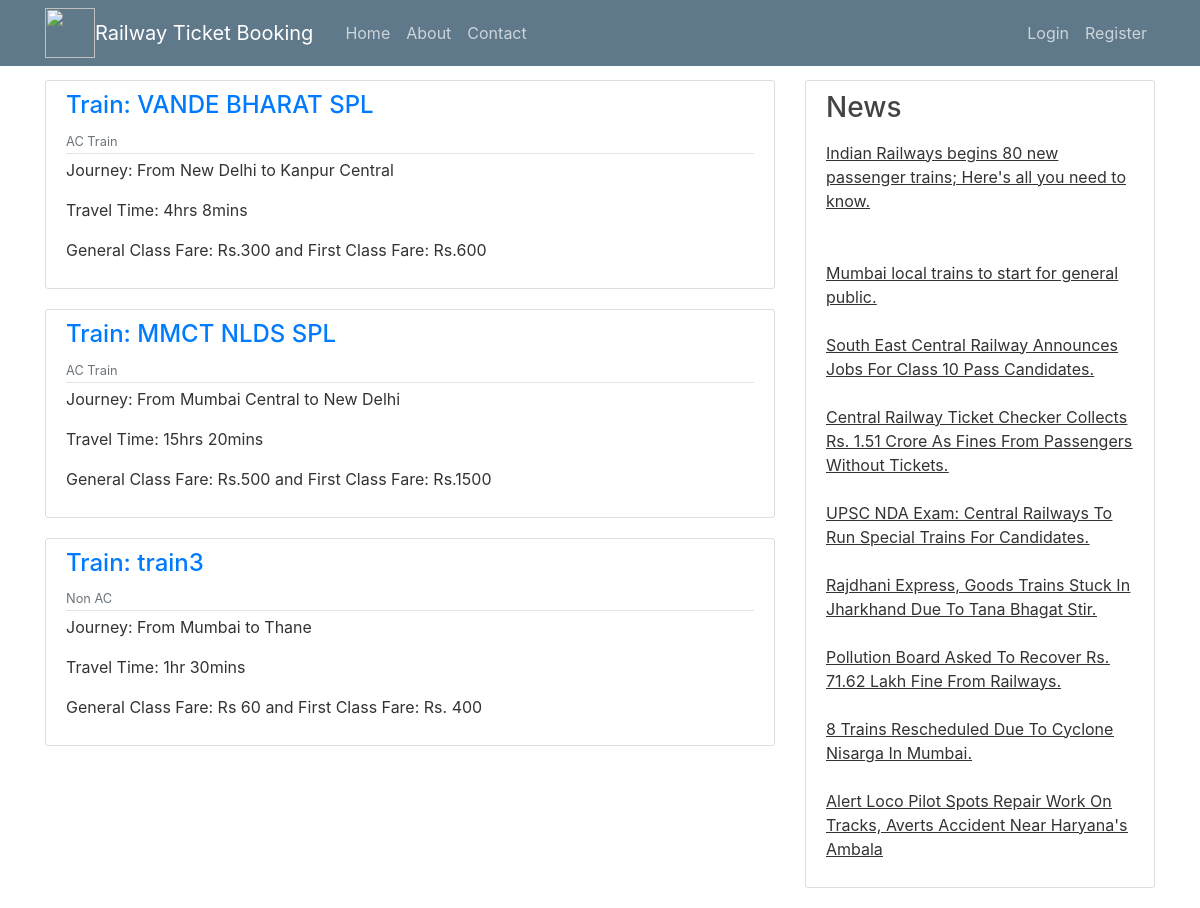
Before: / with the older database file.
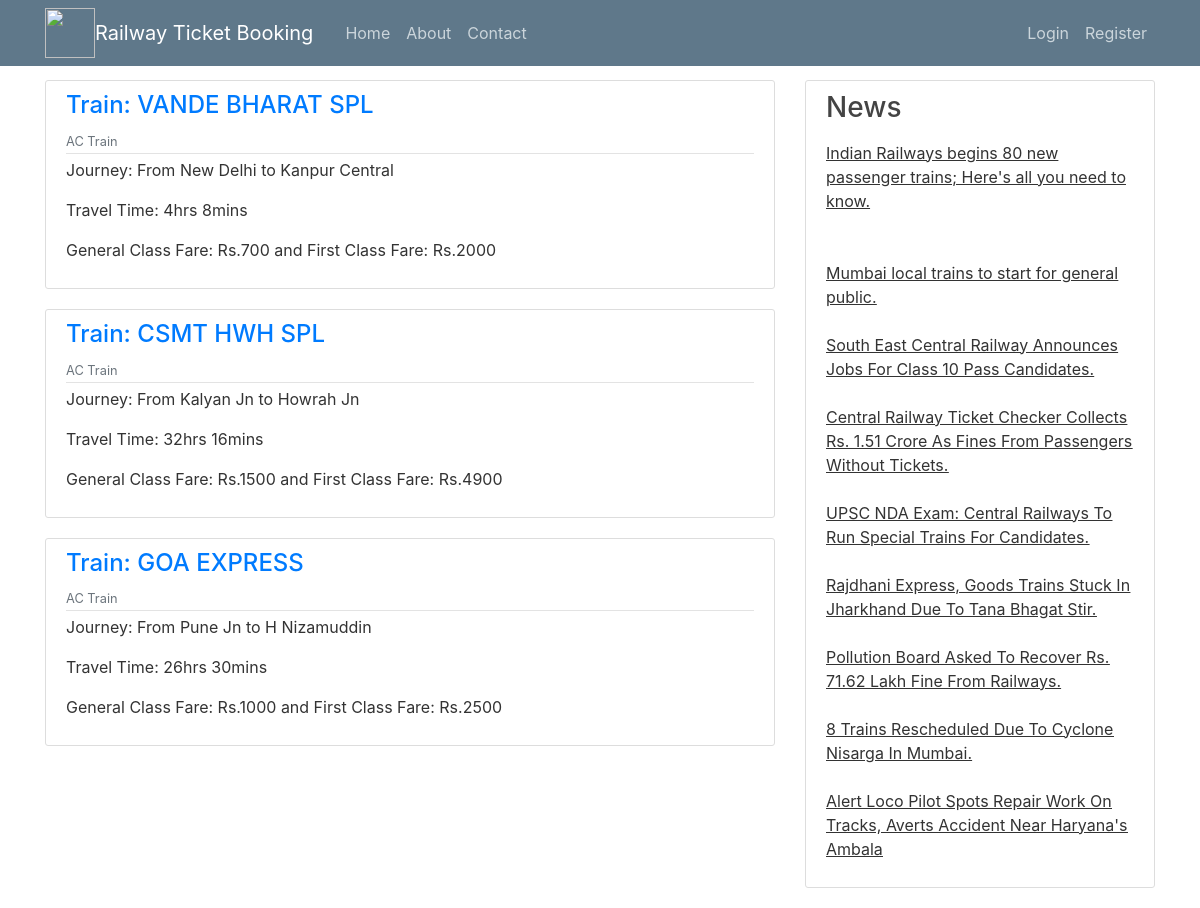
After: the same page with the newer database file.
### BookingSystem/models.py (models this page shows, shortened)
class Train(models.Model):
    Train_Name = models.CharField(max_length=25)
    Train_Type = models.CharField(max_length=25)
    Source = models.CharField(max_length=20)
    Destination = models.CharField(max_length=20)
    Travel_Time = models.CharField(max_length=15)
    General_Class = models.CharField(max_length=15)
    First_Class = models.CharField(max_length=15)

### BookingSystem/views.py (the view)
# urls.py: path('', TrainListVIew.as_view(), name='railway-home'),
class TrainListVIew(ListView):
    model = Train
    template_name = 'BookingSystem/home.html'
    context_object_name = 'trains'

### BookingSystem/templates/BookingSystem/home.html
{% extends "BookingSystem/base.html" %}
{% block content %}
{% for train in trains %}
<article class="media content-section">
    <div class="media-body">
        <div class="article-metadata">
            <h4><a class="mr-2" href="{% url 'train-detail' train.id %}">Train: {{ train.Train_Name }}</a></h4>
            <small class="text-muted">{{ train.Train_Type }}</small>
        </div>
        <p><a class="article-title">Journey: From {{ train.Source }}    to     {{ train.Destination }}</a></p>
        <p class="article-content">Travel Time: {{ train.Travel_Time }}</p>
        <p class="article-content">General Class Fare: {{ train.General_Class }}    and    First Class Fare: {{ train.First_Class }}</p>
    </div>
</article>
{% endfor %}
{% endblock content %}

### BookingSystem/templates/BookingSystem/base.html (shortened to what this page needs)
<!DOCTYPE html>
<html>
<head>
    <link rel="stylesheet" href="https://maxcdn.bootstrapcdn.com/bootstrap/4.0.0/css/bootstrap.min.css">
</head>
<body>
    <header class="site-header">
        <nav class="navbar navbar-expand-md navbar-dark bg-steel fixed-top">
            <div class="container">
                <img src="https://www.vhv.rs/dpng/d/443-4439008_payworldindia-irctc-eticket-agent-railway-e-ticket-logo.png" width="50" height="50" style="vertical-align:left; margin:0px 0px">
                <a class="navbar-brand mr-4" href="/">Railway Ticket Booking</a>
                <div class="collapse navbar-collapse" id="navbarToggle">
                    <div class="navbar-nav mr-auto">
                        <a class="nav-item nav-link" href="/">Home</a>
                        <a class="nav-item nav-link" href="/about">About</a>
                        <a class="nav-item nav-link" href="/contact">Contact</a>
                    </div>
                    <div class="navbar-nav">
                        {% if user.is_authenticated %}
                            <a class="nav-item nav-link" href="{% url 'train-create' %}">Add Train</a>
                            <a class="nav-item nav-link" href="/profile">Profile</a>
                            <a class="nav-item nav-link" href="/logout">Logout</a>
                        {% else %}
                            <a class="nav-item nav-link" href="/login">Login</a>
                            <a class="nav-item nav-link" href="/register">Register</a>
                        {% endif %}
                    </div>
                </div>
            </div>
        </nav>
    </header>
    <main role="main" class="container">
        <div class="row">
            <div class="col-md-8">
                {% block content %}{% endblock %}
            </div>
            <div class="col-md-4">
                <div class="content-section">
                    <h3>News</h3>
                    <p class='text-muted'>
                        <marquee width="100%" direction="up" height="100%">
                            <u>Indian Railways begins 80 new passenger trains; Here's all you need to know.
                                <br>
                                <br><br>
                                <u>Mumbai local trains to start for general public.
                                    <br>
                                    <br>
                                    <u>South East Central Railway Announces Jobs For Class 10 Pass Candidates.
                                        <br>
                                        <br>
                                        <u>Central Railway Ticket Checker Collects Rs. 1.51 Crore As Fines From Passengers Without Tickets.
                                            <br>
                                            <br>
                                            <u>UPSC NDA Exam: Central Railways To Run Special Trains For Candidates.
                                                <br>
                                                <br>
                                                <u>Rajdhani Express, Goods Trains Stuck In Jharkhand Due To Tana Bhagat Stir.
                                                    <br>
                                                    <br>
                                                    <u>Pollution Board Asked To Recover Rs. 71.62 Lakh Fine From Railways.
                                                        <br><br>
                                                        <u>8 Trains Rescheduled Due To Cyclone Nisarga In Mumbai.
                                                            <br>
                                                            <br>
                                                            <u>Alert Loco Pilot Spots Repair Work On Tracks, Averts Accident Near Haryana's Ambala</u>
                                                        </u>
                                                    </u>
                                                </u>
                                            </u>
                                        </u>
                                    </u>
                                </u>
                            </u>
                        </marquee>
                    </p>
                </div>
            </div>
        </div>
    </main>
</body>
</html>

### BookingSystem/templates/BookingSystem/base.html (style rules this page uses)
body { background: url(https://live.staticflickr.com/7138/7621127116_f4aa46fb9e_b.jpg) no-repeat; background-size: cover; color: #333333; margin-top: 5rem; }
h1, h2, h3, h4, h5, h6 { color: #444444; }
.bg-steel { background-color: #5f788a; }
.site-header .navbar-nav .nav-link { color: #cbd5db; }
.content-section { background: #ffffff; padding: 10px 20px; border: 1px solid #dddddd; border-radius: 3px; margin-bottom: 20px; }
.article-title { color: #444444; }
.article-content { white-space: pre-line; }
.article-metadata { padding-bottom: 1px; margin-bottom: 4px; border-bottom: 1px solid #e3e3e3 }

Changed rows visible on the page:
removed Train: Train_Name "train3", Train_Type "Non AC", Source "Mumbai", Destination "Thane", Travel_Time "1hr 30mins", General_Class "Rs 60", First_Class "Rs. 400"
changed Train "VANDE BHARAT SPL": General_Class "Rs.300" → "Rs.700"; First_Class "Rs.600" → "Rs.2000"
changed Train "Rs.1500": Train_Name "MMCT NLDS SPL" → "CSMT HWH SPL"; Source "Mumbai Central" → "Kalyan Jn"; Destination "New Delhi" → "Howrah Jn"; Travel_Time "15hrs 20mins" → "32hrs 16mins"; General_Class "Rs.500" → "Rs.1500"; First_Class "Rs.1500" → "Rs.4900"
added Train: Train_Name "GOA EXPRESS", Train_Type "AC Train", Source "Pune Jn", Destination "H Nizamuddin", Travel_Time "26hrs 30mins", General_Class "Rs.1000", First_Class "Rs.2500"
